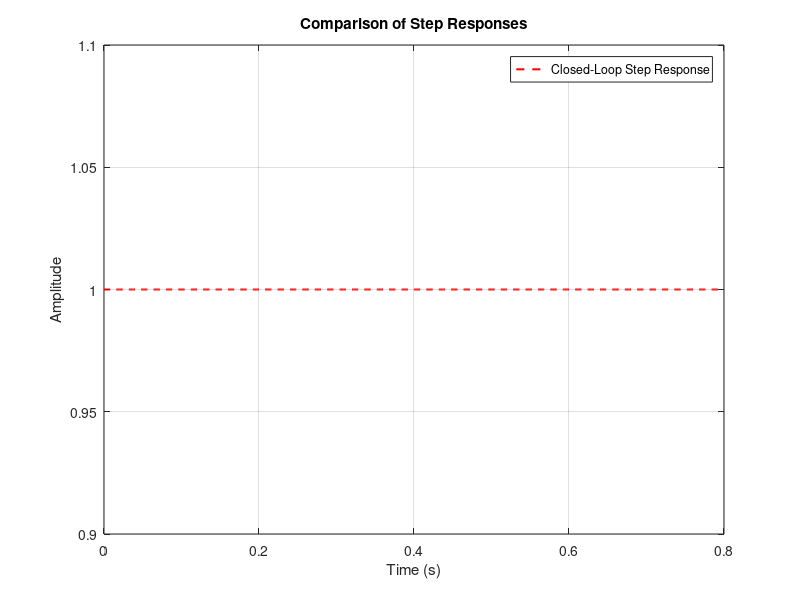

Source code (MATLAB):
clear all
close all
clc

% Define the time vector for 0.3 seconds
t = 0:0.001:0.8; % Time vector from 0 to 0.3 seconds with a step size of 1 ms

% Define the steady-state value of the ideal response
steady_state_value = 1; % Replace with your system's steady-state value if different
ideal_response = steady_state_value * ones(size(t)); % Ideal step response (constant)

% Define system parameters
Kd = 0.701;  % Value of Kd obtained from the root locus
Kp = 10 * Kd; % Proportional gain based on Kd
I = 0.0693;  % Inertia
b = 0.417;   % Damping coefficient

% Define transfer functions
C = tf([Kd, Kp], 1); % PD controller
G = tf(1, [I, b, 0]); % Open-loop transfer function (plant)
L = series(C, G); % Open-loop transfer function with controller

% Closed-loop transfer function
sys = feedback(L, 1); % Feedback system with unity feedback

% Overlay both step responses for comparison
figure;
hold on;
step(sys, t); % Closed-loop system response
plot(t, ideal_response, '--r', 'LineWidth', 1.5); % Ideal step response
hold off;
xlabel('Time (s)');
ylabel('Amplitude');
title('Comparison of Step Responses');
legend('Closed-Loop Step Response', 'Ideal Step Response');
grid on;
